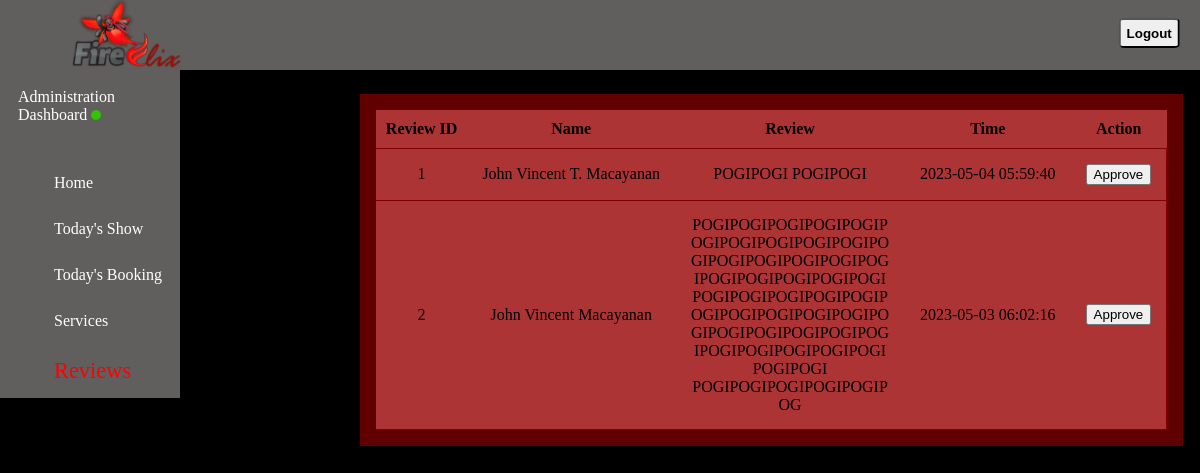
The page /DUMP/reviews.php (signed in) on the database its author committed.
### tables this page shows
CREATE TABLE `reviews` (
  `RID` int(10) NOT NULL,
  `UID` int(10) NOT NULL,
  `AID` int(10) NOT NULL,
  `review` varchar(200) NOT NULL,
  `time` timestamp NOT NULL DEFAULT current_timestamp() ON UPDATE current_timestamp(),
  `approved_at` timestamp NULL DEFAULT NULL
);

CREATE TABLE `user` (
  `UID` int(10) NOT NULL,
  `fullname` varchar(50) NOT NULL,
  `email` varchar(50) NOT NULL,
  `username` varchar(50) NOT NULL,
  `contact_num` varchar(50) NOT NULL,
  `password` varchar(50) NOT NULL,
  `otp` varchar(50) DEFAULT NULL
);

### DUMP/reviews.php (the view, shortened to what this page needs)
<?php
include 'adminSystem.php';
class Review {
    public static function getAllReviews() {
        global $connection;
        $sql = "SELECT user.UID, user.fullname, reviews.RID, reviews.review, reviews.time,reviews.approved_at
        FROM reviews
        INNER JOIN user
        ON  reviews.UID=user.UID";
        $result = $connection->query($sql);
        if ($result->num_rows > 0) {
            while ($row = $result->fetch_assoc()) {
                $Review = new Review();
                $Review->UID =$row['UID'];
                $Review->RID =$row['RID'];
                $Review->fullname = $row['fullname'];
                $Review->review = $row['review'];
                $Review->time = $row['time'];
                $Review->approved_at=$row['approved_at'];
                $Reviews[] = $Review;
            }
            return $Reviews;
        } else {
            return array();
        }
    }
}
$Reviews = Review::getAllReviews();
?>
<!DOCTYPE html>
<html lang="en">
<head>
  <link rel="stylesheet" type="text/css" href="style2.css">
  <link href="https://unpkg.com/aos@2.3.1/dist/aos.css" rel="stylesheet">
</head>
<body>
  <main>
  <header class="head">
    <div class="logo">
        <img src="img/FireFlix Logo (No Background).png" alt="logo">
    </div>
    <ul id="menu">
            <li class="items">
                <form method="post">
                    <button class="lg" type="submit" name="logout" value="Logout">Logout</button>
                </form>
            </li>
        </ul>
    </header>
    <aside class="dashboard">
      <div class="profile">
        <p>Administration Dashboard <img src="img/activestatus.png" alt="active status"></p>
      </div>
      <br><br>
      <div>
        <ul class="options">
        <li class="choice"><a href="dashboard.php">Home</a></li>
          <li class="choice"><a href="todayshow.php">Today's Show</a></li>
          <li class="choice"><a href="todaybooking.php">Today's Booking</a></li>
          <li class="choice"><a href="services.php">Services</a>
          </li>
          <li class="choice"><a href="reviews.php">Reviews</a></li>
        </ul>
      </div>
    </aside>
    <article class="content">
        <div class="display">
            <table class="viewtable" >
            <thead>
                <tr><th>Review ID</th>
                    <th>Name</th>
                    <th>Review</th>
                    <th>Time</th>
                    <th>Action</th>
                </tr>
            </thead>
            <tbody class="action">
                <?php foreach ($Reviews as $Review): ?>
                <tr class="movies">
                    <td><?php echo $Review->RID; ?></td>
                    <td><?php echo $Review->fullname; ?></td>
                    <td class="long-text"><?php echo $Review->review; ?></td>
                    <td><?php echo $Review->time; ?></td>
                    <td >
                    <form method="post" action="">
                        <?php
                          if ($Review->approved_at=== NULL) {
                          echo '<input class="archive_btn" type="submit" name="approved_at" value="Approve">';
                          }else{
                          echo '<input class="archive_btn" type="submit" name="rejectreview" value="Archive">';
                          }
                        ?>
                    </form>
                    </td>
                </tr>
                <?php endforeach; ?>
            </tbody>
            </table>
        </div>
    </article>
  </main>
</body>
</html>

### DUMP/style2.css (style rules this page uses)
* { margin: auto; padding: auto; }
body { background: #000000;; }
header { height: 70px; width: 100%; background-color: #615e5e; grid-row: 1/-1; display: flex; text-align: right; }
.logo { position: sticky; height: 100%; display: flex; align-items: center; margin-left: 70px; }
.logo img { max-height: 100%; object-fit: contain; align-self: flex-start; }
#menu { position: absolute; right: 0; display: flex; transform: translateY(60% ) translateX(-20%); }
.items { list-style: none; }
.items .lg { text-decoration: none; color: #000000; border-radius: 10%; height: 30px; font-weight: bold; }
aside { position: absolute; width: 15%; background-color: #615e5e; overflow: hidden; overflow: auto; }
div p { color: #FFFFFF; margin-left: 10%; margin-top: 10%; }
div p img { width: 10px; height: 10px; }
.choice { list-style-type: none; padding: 10%; }
.choice a { color: #FFFFFF; text-decoration: none; font-weight: lighter; }
.content { margin: 2% 30% ; width: max-content; }
.display { width: 100%; background-color: #600000; padding: 2%; }
.display table { background-color: rgb(173, 52, 52); border-collapse: collapse; overflow: auto; text-align: center; }
table tr { overflow: hidden; }
table thead tr th { border-bottom: 1px solid #840000; padding: 10px; }
.movies { border-right: 1px solid #840000; border-bottom: 1px solid #840000; }
table td { padding: 15px; }
.long-text { max-width: 200px; overflow: auto; word-wrap: break-word; }
.archive_btn { border-radius: 5; }

### rows shown on the page
reviews: RID "1", UID.fullname "John Vincent T. Macayanan", review "POGIPOGI POGIPOGI", time "2023-05-04 05:59:40"
reviews: RID "2", UID.fullname "John Vincent Macayanan", review "POGIPOGIPOGIPOGIPOGIPOGIPOGIPOGIPOGIPOGIPOGIPOGIPOGIPOGIPOGIPOGIPOGIPOGIPOGIPOGIPOGIPOGIPOGIPOGIPOGIPOGIPOGIPOGIPOGIPOGIPOGIPOGIPOGIPOGIPOGIPOGIPOGIPOGIPOGIPOGIPOGIPOGIPOGIPOGI POGIPOGIPOGIPOGIPOGIPOG", time "2023-05-03 06:02:16"
